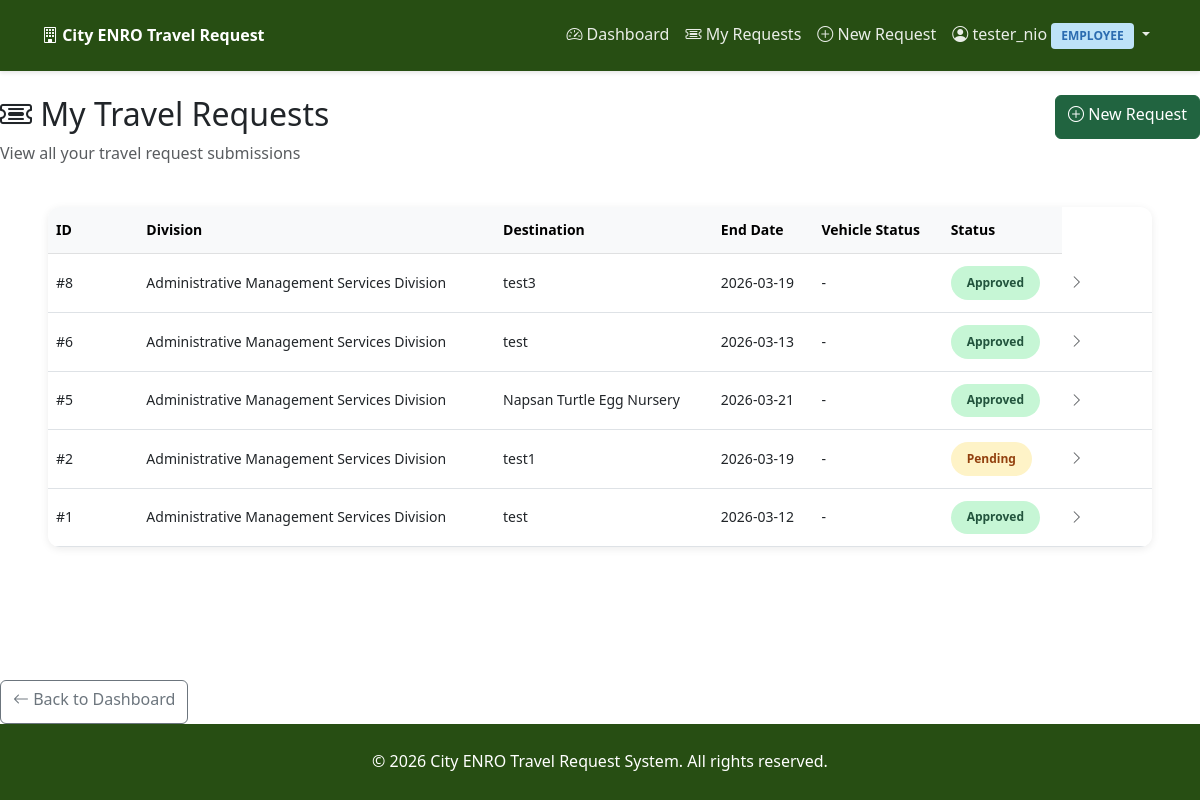
Page /tickets/my (signed in) on the committed database.
### tables this page shows
CREATE TABLE tickets (
            id INTEGER PRIMARY KEY AUTOINCREMENT,
            user_id INTEGER NOT NULL,
            division_id INTEGER NOT NULL,
            destination VARCHAR(200) NOT NULL,
            purpose TEXT NOT NULL,
            associates TEXT,
            start_date DATE NOT NULL,
            end_date DATE NOT NULL,
            vehicle_needed VARCHAR(10) DEFAULT 'no',
            vehicle_assigned VARCHAR(100),
            status VARCHAR(50) DEFAULT 'pending',
            created_at TIMESTAMP DEFAULT CURRENT_TIMESTAMP,
            updated_at TIMESTAMP DEFAULT CURRENT_TIMESTAMP,
            FOREIGN KEY (user_id) REFERENCES users(id),
            FOREIGN KEY (division_id) REFERENCES divisions(id)
        );

CREATE TABLE divisions (
            id INTEGER PRIMARY KEY AUTOINCREMENT,
            name VARCHAR(100) NOT NULL
        );

### routes/tickets.py (the view, shortened to what this page needs)
@tickets_bp.route('/my')
def my_tickets():
    if not require_login():
        return redirect(url_for('auth.login'))
    db_type = getattr(Config, 'DATABASE_TYPE', 'sqlite')
    try:
        conn = get_db_connection()
        cursor = conn.cursor()
        if db_type == 'sqlite':
            cursor.execute("""
                SELECT t.*, d.name as division_name
                FROM tickets t
                JOIN divisions d ON t.division_id = d.id
                WHERE t.user_id = ?
                ORDER BY t.created_at DESC
            """, (session['user_id'],))
        if db_type == 'sqlite':
            rows = cursor.fetchall()
            tickets = [dict_from_row(row) for row in rows]
        else:
            tickets = cursor.fetchall()
        conn.close()
        for ticket in tickets:
            if ticket.get('start_date') and isinstance(ticket.get('start_date'), str):
                ticket['start_date'] = datetime.strptime(ticket['start_date'], '%Y-%m-%d').date()
            if ticket.get('end_date') and isinstance(ticket.get('end_date'), str):
                ticket['end_date'] = datetime.strptime(ticket['end_date'], '%Y-%m-%d').date()
    except Exception as e:
        flash(f'Error loading tickets: {str(e)}', 'danger')
        tickets = []
    return render_template('tickets/my_tickets.html', tickets=tickets)

### db.py (called while the page is built)
def get_db_type():
    try:
        from flask import has_request_context, request
        if has_request_context() and hasattr(current_app, 'config'):
            return current_app.config.get('DATABASE_TYPE', 'sqlite')
    except:
        pass
    return 'sqlite'

def get_db_connection():
    db_type = get_db_type()
    if db_type == 'sqlite':
        return get_sqlite_connection()
    else:
        return get_mysql_connection()

def get_sqlite_connection():
    import os
    from config import Config
    db_path = getattr(Config, 'SQLITE_DATABASE', 'cityhall.db')
    try:
        if hasattr(current_app, 'config'):
            db_path = current_app.config.get('SQLITE_DATABASE', db_path)
    except:
        pass
    conn = sqlite3.connect(db_path)
    conn.row_factory = sqlite3.Row
    return conn

def dict_from_row(row):
    if row is None:
        return None
    if hasattr(row, 'keys'):
        return dict(zip(row.keys(), row))
    return row

### routes/tickets.py (called while the page is built)
def require_login():
    return 'user_id' in session

### templates/tickets/my_tickets.html (shortened to what this page needs)
{% extends "base.html" %}
{% block content %}
<div class="row mb-4">
    <div class="col-md-8">
        <h2><i class="bi bi-ticket-detailed"></i> My Travel Requests</h2>
        <p class="text-muted">View all your travel request submissions</p>
    </div>
    <div class="col-md-4 text-end">
        <a href="{{ url_for('tickets.create') }}" class="btn btn-primary">
            <i class="bi bi-plus-circle"></i> New Request
        </a>
    </div>
</div>
<div class="wide-container">
    <div class="card table-card">
    <div class="card-body p-0">
        {% if tickets %}
        <div class="table-responsive">
            <table class="table table-hover mb-0">
                <thead class="table-light">
                    <tr>
                        <th>ID</th>
                        <th>Division</th>
                        <th>Destination</th>
                        <th>End Date</th>
                        <th>Vehicle Status</th>
                        <th>Status</th>
                    </tr>
                </thead>
                <tbody>
                    {% for ticket in tickets %}
                    <tr class="ticket-row" data-ticket-id="{{ ticket.id }}">
                        <td>#{{ ticket.id }}</td>
                        <td>{{ ticket.division_name }}</td>
                        <td>{{ ticket.destination }}</td>
                        <td>{{ ticket.end_date.strftime('%Y-%m-%d') if ticket.end_date else '-' }}</td>
                        <td>
                            {{ ticket.vehicle_status|title if ticket.vehicle_status else '-' }}
                        </td>
                        <td>
                            <span class="status-badge status-{{ ticket.status }}">
                                {{ ticket.status|replace('_', ' ')|title }}
                            </span>
                        </td>
                        <td>
                            <i class="bi bi-chevron-right text-muted"></i>
                        </td>
                    </tr>
                    {% endfor %}
                </tbody>
            </table>
        </div>
        {% endif %}
    </div>
</div>
        </div>
    </div>
</div>
<div class="row mt-3">
    <div class="col-12">
        <a href="{{ url_for('main.dashboard') }}" class="btn btn-outline-secondary">
            <i class="bi bi-arrow-left"></i> Back to Dashboard
        </a>
    </div>
</div>
{% endblock %}

### templates/base.html (style rules this page uses)
:root { --primary-color: #274e13; --accent-color: #216440; --success-color: #38a169; --warning-color: #d69e2e; --danger-color: #e53e3e; --light-bg: #3f6342; }
body { background-image: url('/static/img/nd%20CREDIT%20John%20Christian%20Yayen_CNCH%20%2B%20Honday%20Bay-blue%20filter.jpg'); background-size: cover; background-position: center; background-repeat: no-repeat; background-attachment: fixed; min-height: 100vh; display: flex; flex-direction: column; font-size: clamp(0.875rem, 1rem, 1.125rem); line-height: 1.6; }
.card { border: none; border-radius: 10px; box-shadow: 0 2px 8px rgba(0,0,0,0.08); transition: transform 0.2s, box-shadow 0.2s; }
.btn-primary { background-color: var(--accent-color); border-color: var(--accent-color); }
.status-badge { padding: 5px 12px; border-radius: 20px; font-size: 0.85rem; font-weight: 500; }
.status-pending { background-color: #fef3c7; color: #92400e; }
.status-approved { background-color: #c6f6d5; color: #22543d; }
.table-card { border-radius: 10px; overflow: hidden; }
h2 { font-size: clamp(1.25rem, 3.5vw, 2rem); }
.wide-container { max-width: 1600px; margin: 0 auto; padding-left: clamp(1rem, 5vw, 3rem); padding-right: clamp(1rem, 5vw, 3rem); }
.btn { font-size: clamp(0.875rem, 2.5vw, 1rem); min-height: clamp(37px, 10vw, 43px); }
.table { font-size: clamp(0.75rem, 2vw, 0.875rem); }
.status-badge { font-size: clamp(0.75rem, 2.5vw, 0.875rem); padding: clamp(0.4rem, 2vw, 0.6rem) clamp(0.75rem, 4vw, 1rem) !important; font-weight: 600 !important; min-height: 1.5em; display: inline-flex; align-items: center; line-height: 1.2; white-space: nowrap; }
.card { margin-bottom: 1rem; border-radius: 0.75rem; }
.btn { min-height: 44px; font-size: 16px; }
.status-badge { font-size: 0.75rem; padding: 0.375rem 0.75rem; }
table { font-size: 0.875rem; }
.table th, .table td { padding: 0.75rem 0.5rem; white-space: nowrap; min-width: 80px; }
.ticket-row { cursor: pointer; transition: background-color 0.2s; }
html { overflow-y: scroll !important; }
.ticket-row td { vertical-align: middle; }

### rows in the picture
tickets: id "8", division_name "Administrative Management Services Division", destination "test3", end_date "2026-03-19", vehicle_status "-", status "Approved"
tickets: id "6", division_name "Administrative Management Services Division", destination "test", end_date "2026-03-13", vehicle_status "-", status "Approved"
tickets: id "5", division_name "Administrative Management Services Division", destination "Napsan Turtle Egg Nursery", end_date "2026-03-21", vehicle_status "-", status "Approved"
tickets: id "2", division_name "Administrative Management Services Division", destination "test1", end_date "2026-03-19", vehicle_status "-", status "Pending"
tickets: id "1", division_name "Administrative Management Services Division", destination "test", end_date "2026-03-12", vehicle_status "-", status "Approved"

### other values in the picture
{{ session.full_name or session.username or 'User' }} "tester_nio"
{{ session.role }} "EMPLOYEE"
